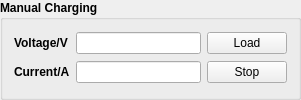
                  <widget class="QGroupBox" name="groupBox_4">
                   <property name="sizePolicy">
                    <sizepolicy hsizetype="Preferred" vsizetype="Preferred">
                     <horstretch>0</horstretch>
                     <verstretch>0</verstretch>
                    </sizepolicy>
                   </property>
                   <property name="maximumSize">
                    <size>
                     <width>400</width>
                     <height>140</height>
                    </size>
                   </property>
                   <property name="font">
                    <font>
                     <weight>75</weight>
                     <bold>true</bold>
                    </font>
                   </property>
                   <property name="title">
                    <string>Manual Charging</string>
                   </property>
                   <layout class="QGridLayout" name="gridLayout">
                    <item row="1" column="1">
                     <widget class="QLineEdit" name="lineEdit2_2"/>
                    </item>
                    <item row="1" column="0">
                     <widget class="QLabel" name="label2_8">
                      <property name="font">
                       <font>
                        <weight>75</weight>
                        <bold>true</bold>
                       </font>
                      </property>
                      <property name="text">
                       <string>Current/A</string>
                      </property>
                      <property name="buddy">
                       <cstring>lineEdit2_2</cstring>
                      </property>
                     </widget>
                    </item>
                    <item row="0" column="2">
                     <widget class="QPushButton" name="pushButton2_1">
                      <property name="font">
                       <font>
                        <weight>50</weight>
                        <bold>false</bold>
                       </font>
                      </property>
                      <property name="text">
                       <string>Load</string>
                      </property>
                     </widget>
                    </item>
                    <item row="1" column="2">
                     <widget class="QPushButton" name="pushButton2_2">
                      <property name="font">
                       <font>
                        <weight>50</weight>
                        <bold>false</bold>
                       </font>
                      </property>
                      <property name="text">
                       <string>Stop</string>
                      </property>
                     </widget>
                    </item>
                    <item row="0" column="1">
                     <widget class="QLineEdit" name="lineEdit2_1"/>
                    </item>
                    <item row="0" column="0">
                     <widget class="QLabel" name="label2_7">
                      <property name="font">
                       <font>
                        <weight>75</weight>
                        <bold>true</bold>
                       </font>
                      </property>
                      <property name="text">
                       <string>Voltage/V</string>
                      </property>
                      <property name="buddy">
                       <cstring>lineEdit2_1</cstring>
                      </property>
                     </widget>
                    </item>
                   </layout>
                  </widget>
